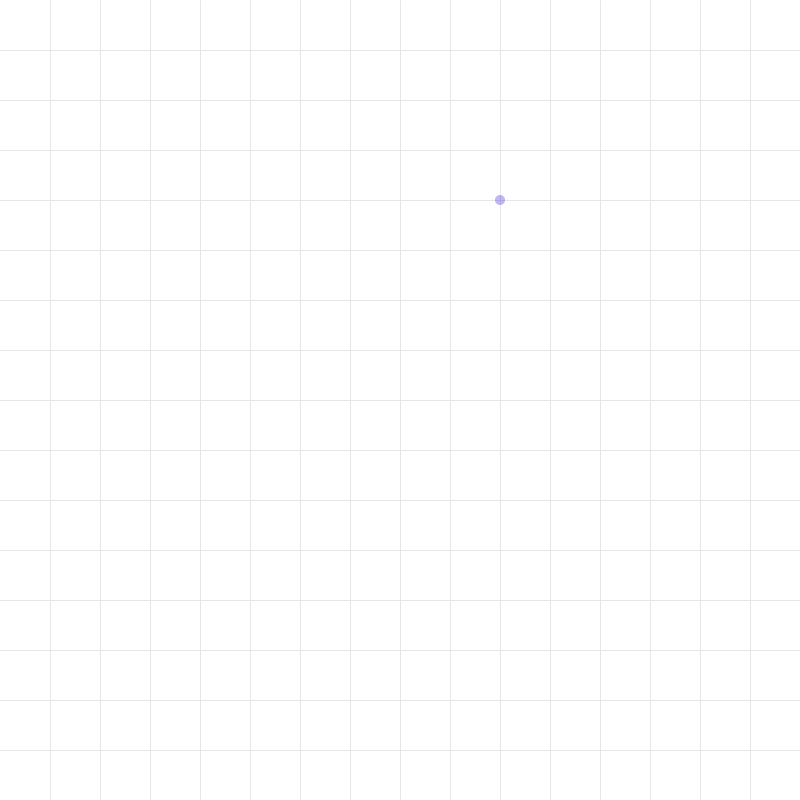
Frame 1 (no input)
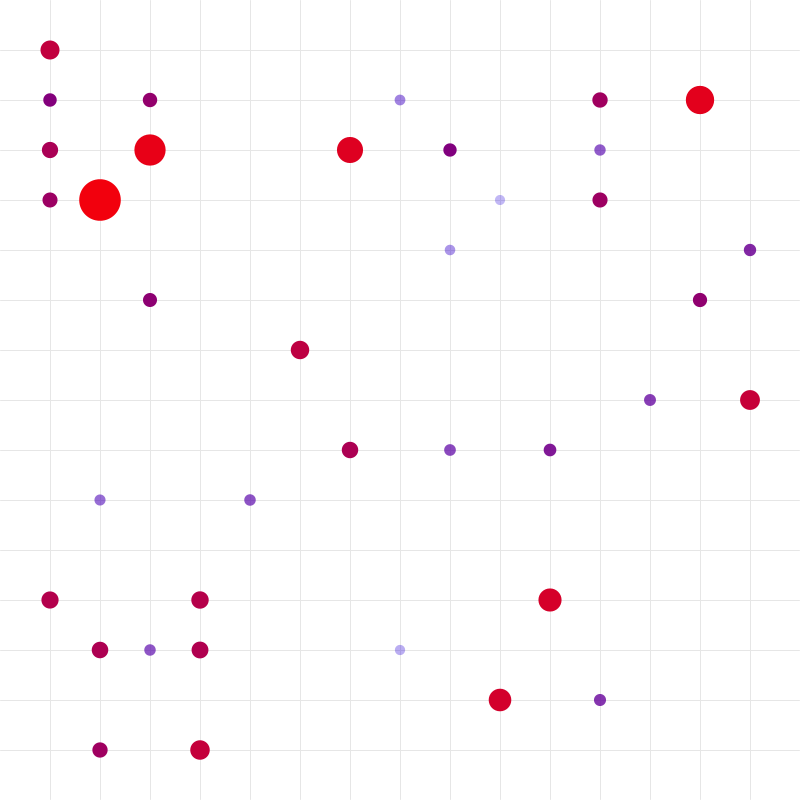
Frame 60 (the mouse pressed at the canvas centre just before this capture)
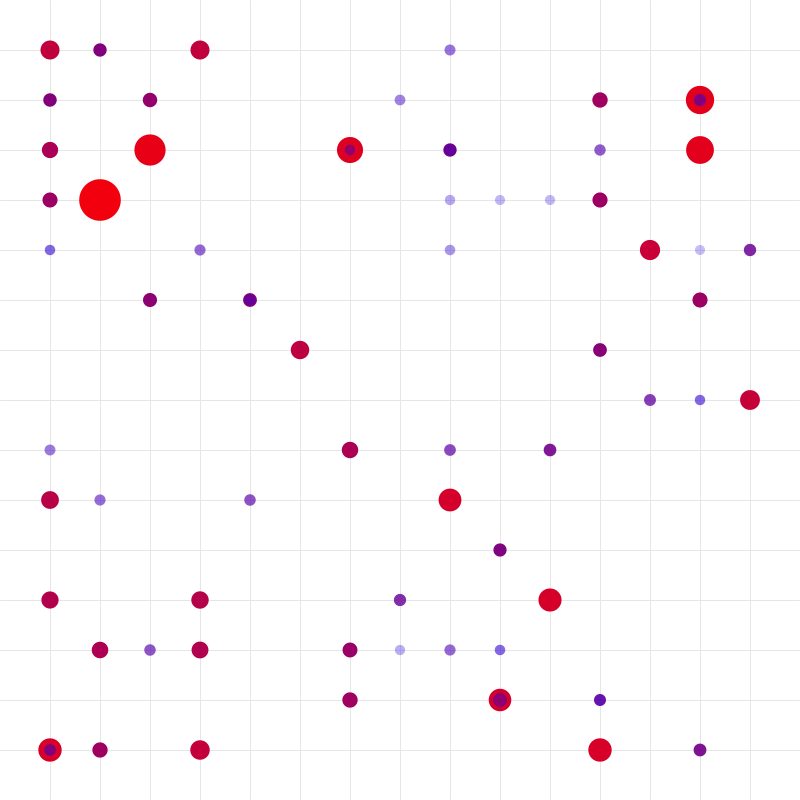
Frame 120 (the mouse held since frame 60 and released just before this capture)

The Processing sketch that drew these frames (run headless with seeded random() and noise(); from frame 60 on, the mouse is pressed at the canvas centre):

// Processing sketch: processing_64392
// ── processing_64392.pde

void setup (){
  size(800, 800);
  background(255);
  smooth();
  //noStroke(); 
  //noLoop();
  //noFill();
  
  for (int a=50; a<width; a+=50){
  stroke(230);
  line(a, 0, a, width-1);
  line(0, a, width-1, a);
  }
  
}

int num = 40;

void draw (){
  
   float X = 50*int(random(1, 16));
   float Y = 50*int(random(1, 16));
   float cb = int(random(10,230));
   float cr = 255-cb;
   float ca = cr*2;
   float r = 150/(sqrt(cb));
   
  
  if(num > 1){
    num--;
    attractor(X, Y, cr, cb, ca, r);
  }
  
  
  //if ((num <= 1) && (num >0)){
  //  num--;
   //save("citygrid_colors10.tif");
  //}
  
  
}


void attractor(float X, float Y, float cr, float cb, float ca, float r){
  noStroke();
  fill(cr, 0, cb, ca);
  ellipse(X, Y, r, r);
  
}

void mousePressed() {
  
 num = 40;
 
 fill(255);
 noStroke() ;
 rect(0,0,800,800);
  
 for (int a=50; a<width; a+=50){
   stroke(230);
   line(a, 0, a, width-1);
   line(0, a, width-1, a);
  }
  
   float X = 50*int(random(1, 16));
   float Y = 50*int(random(1, 16));
   float cb = int(random(10,230));
   float cr = 255-cb;
   float ca = cr*2;
   float r = 150/(sqrt(cb));
   
  
  if(num > 1){
    num--;
    attractor(X, Y, cr, cb, ca, r);
  }
}
